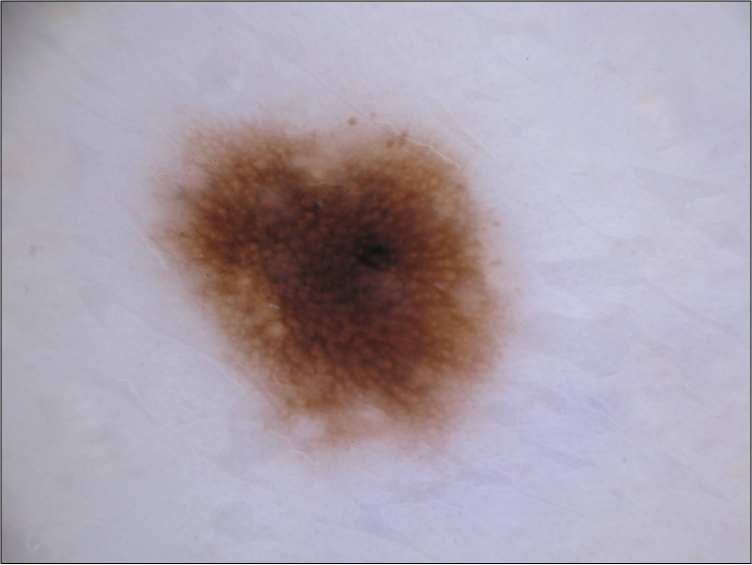
#> input picture IMA205/TP-Unsupervised/nevus.jpg, 1504 x 1129 px, found by its file name (shown at 1/2 size); the run also reads 2 pictures not shown here
$ jupyter execute --allow-errors 2022_TP_Unsupervised_2_NMF-kmeans.ipynb   (older library calls are emulated)
#> lines starting #> are read from the running program, lines starting #| are printed output that depends on the picture; after the words box and inside, x2 and y2 are one past the last pixel; in counts of white or black regions, pixels touching at a corner belong together
## Practical Session - Unsupervised Learning

This Practical session is about unsupervised learning. We will use the dimensionality reduction and clustering techniques presented this morning to analyze both toy examples and real images.

Please answer the questions and complete the code where you see (`XXXXXXXXXX`).

First let's load the functions we will use

[cell 1]
import numpy as np
import numpy.matlib
import math
import matplotlib.pyplot as plt
plt.close('all')

from sklearn.model_selection import train_test_split
from sklearn.neighbors import KNeighborsClassifier
from sklearn.decomposition import NMF
from sklearn.cluster import KMeans
from sklearn.decomposition import PCA
from sklearn.decomposition import FastICA

from scipy import linalg as LA
from scipy.stats import ortho_group
from scipy.stats import gennorm

from skimage.io import imread
from skimage.transform import resize
from skimage.transform import rescale
from skimage import img_as_bool

from mpl_toolkits.axes_grid1 import AxesGrid
from scipy.spatial.distance import dice
from skimage.measure import find_contours

from scipy.io import loadmat

# I - Dimensionnality reduction: NMF

## I - 1) Dataset

You will first work on the same face images as during the practical work 1.

Load the original images present in the files *'YaleB\_32x32.mat'*. This is a small part of the freely available Extended Yale Face Database B downloaded from http://www.cad.zju.edu.cn/home/dengcai/Data/FaceData.html. It contains 2414 cropped images resized to 32x32 pixels. Every image is represented as a vector 1x1024 and all images are stacked in a matrix called data. There are 38 subjects with around 64 near frontal images per individual under different illumination conditions. Once loaded and normalised the data, such that the pixels are between 0 and 1, you can plot images using the function *'imshow'*.

**Goal**

The goal of this part is to evaluate the performance of the dimensionality reduction techniques presented this morning for face recognition. We divide the data-set into two parts, training and test. For every dimensionality reduction technique, you will first extract a set of basis images from your training data-set. Then, you will project the test subjects in this new basis and use the nearest neighbor algorithm to evaluate the performance of the dimensionality reduction technique.

Let's load the data and define a function to plot the faces. If you do not remember how the dataset is constituted, please refer to the previous practical work.

[cell 2]
if 'google.colab' in str(get_ipython()):
  # from google_drive_downloader import GoogleDriveDownloader as gdd
  # gdd.download_file_from_google_drive(file_id='1rgICXtcIAgDqSoHnNXNZMD_iNABF3RZA',
  # dest_path='./YaleB_32x32.mat')
  from google.colab import drive
  drive.mount('/content/drive')
else:
  print('You are not using Colab. Please define working_dir with the absolute path to the folder where you downloaded the data')

# Please modify working_dir only if you are using your Anaconda (and not Google Colab)
Working_directory="./drive/MyDrive/2022-2A/IMA205/"


#> (the rest of this cell did not finish here and is left out)

## I - 2) NNMF

Here you will test Non-negative Matrix factorization. The basis images of the training are in the matrix $W_{train}$ and the scores (or coefficients) to test the performance in $H_{train}$. The test scores are computed as $H_{test}=W_{train}^{-1}X_{test}$.

**Question**

1. Use the scikit-learn implementation to test the performance.
2. Plot the basis images and compare them with respect to the basis images obtained using PCA and ICA in the last practical work. What can you say ?
3. What about the performances of NNMF, i.e. computational time and classification accuracy ? Is it better or worse than the other methods ? Why ?
4. Do you think that it is a good idea to use a PCA before the NMF algorithm? Why?

**Answers:**

1. The test performance was of $87\%$, compared to $71\%$ for PCA and $92\%$ for ICA.
2. It can be observed that the basis images correspond to different parts of the face, which makes sense considering that since $H \geq 0$, each observation is a purely additive combination of the non-negative basis images. This makes the basis images much easier to interpret then those of PCA and ICA.
3. NNMF was quicker then ICA and slower then PCA but yielded very accurate results, close to those of ICA, making it a good choice. I would say NNMF has an advantage over the other methods because it makes no prior assumptions about the data, in contrast to PCA and ICA, furthermore, it accounts for Gaussian noise, making it a more robust method.
4. I don't think it would be useful to use PCA before the NNMF algorithm, because both algorithms have more of less the same objective, of decomposing the data base into a matrix multiplication and thus finding a basis for the images of reduced dimensionality. And the computational cost of NNMF isn't high enough to require a prior dimensionality reduction.

[cell 3]
# NNMF (scikit-learn implementation)
Ncomponents=100
model = NMF(init='random', solver='mu', n_components=Ncomponents, tol=1e-3,max_iter=300, random_state=0)
#> (the rest of this cell did not finish here and is left out)

Implement your own implementation in `NNMFLecture` following the lecture slides. Complete the missing lines (`XXXXXXXXXX`)

[cell 4]
# [75 lines left out: function NNMFLecture, not called in this run]

[cell 5]
# NNMF (your own implementation)
Ncomponents=100
#> (the rest of this cell did not finish here and is left out)

**Questions:**

1. What do you observe?
2. What is the limitation of doing an inversion for Htest_nnmf? How would you avoid that?

**Answers:**

1. The results of the implementation of NNMK are similar to those of the sklearn method, the basis images correspond to different parts of a face and the classification accuracy was high.

2. A limitation of doing an inversion to compute Htest_nnmf is the fact that matrix inversion can be a costly operation, specially if the matrix coefficients are small. To avoid that, one could impose a orthogonality constraint on $W$ and so the inverse of $W$ would be simply $W^T$.

## I-3) ICA and NNMF in the presence of noise

We will now compare ICA and NNMF results in the presence of noise within the dataset. Please note that during the class on ICA, the dataset $X$ was assumed to be noiseless: we were looking for a decomposition such that $X = AS$, and not $X = AS + N$, where $N$ would be a noise term.

**Questions:**

1. How do you think that ICA might behave in the presence of noise? You might in particular consider the case of a Gaussian noise N.
2. On the other hand, do you think that NNMF behaves better? If so, for what kind of noises?

**Answers:**

1. I think that ICA is negatively affected by noise because its formulation does not account for noise, in particular, Gaussian noise may be especially harmful since the goal of ICA is to find a linear representation of non-Gaussian data.

2. I think that NNMF behaves better in the presence of noise because the optimization problem that it solves accounts for noise, in particular, the norm being minimized can be chosen to account for different types of noise, for example, the L2-norm assumes additive Gaussian noise.

In the following, we will try to compare the behavior of ICA and NNMF in the presence of noise. Do the following:
- add some Gaussian noise to both the training and the testing dataset.
- apply both NNMF and ICA (the second architecture you implemented in the previous practical work) on the noisy dataset. **For both, you can use 250 features.**
- use the NN algorithm to classify the images from the features extracted from ICA and NNMF.

Redo the same for different noise levels. Plot a curve of the classification accuracy when either ICA or NNMF are used as pre-processing steps. Comment your results.

**Answers:**

As expected, noise hurt the performance of ICA more then that of NNMF, however I would have expected the difference to be more expressive. ICA might not have been much impacted due to the fact that, in the second architecture, the data is preprocessed using PCA.

[cell 6]
sigmaTab = np.array([0,0.05,0.1,0.15,0.2,0.25,0.3,0.4,0.5])

scoreNMF = np.zeros(len(sigmaTab))
scoreICA = np.zeros(len(sigmaTab))
scoreICA1 = np.zeros(len(sigmaTab))

#> (the rest of this cell did not finish here and is left out)

[cell 7]
plt.figure(),plt.plot(sigmaTab,scoreNMF)
plt.plot(sigmaTab,scoreICA)
plt.legend(['NMF','ICA'])
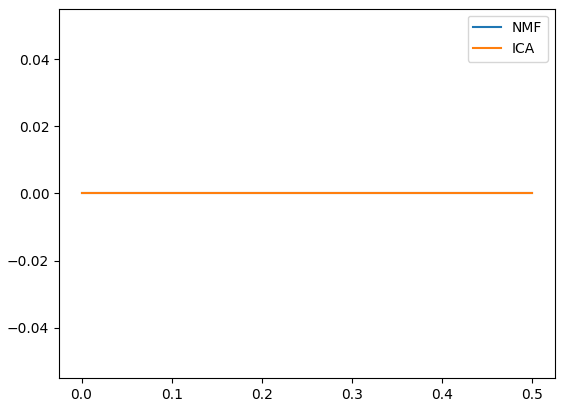
#> figure drawn by matplotlib, 1 panel

[cell 8]
# [24 lines of commented-out code are left out]

[cell 9]
# [7 lines of commented-out code are left out]

[cell 10]
# input.shape

[cell 11]
# input_mean.shape

[cell 12]
# inputc = input - input_mean

[cell 13]
# uncor = lambda M: np.sum( np.abs( np.identity( M.shape[0] ) - 1/(M.shape[1]-1)*(M-M.mean(axis=0, keepdims=True))@(M-M.mean(axis=0, keepdims=True)).T ) )

[cell 14]
# uncor(S.T)

[cell 15]
# eq = lambda M, N: np.sum( np.abs( M - N ) )

[cell 16]
# eq( S, inputc@K.T@W.T )

[cell 17]
# eq( S.T, WK@inputc.T )

[cell 18]
# eq( invWK@(S.T), inputc.T )

[cell 19]
# plotFaces((L2@(invWK)).T,r,c,ncol=2,indeces=np.arange(0,10,1),title='ICA - first architecture - basis images')

[cell 20]
# Score
# NN2 = KNeighborsClassifier(n_neighbors=1)
# NN2.fit( (WK@(Ytrain992 - Ytrain992.mean(axis=0, keepdims=True)).T).T, Id_Train.ravel() )
# print('Percentage of correct answer using ICA arch.2 is ', NN2.score( (WK@(Ytest992 - Ytest992.mean(axis=0, keepdims=True)).T).T,Id_Test.ravel() ))

# II - Clustering: K-means

We will now work on the K-means algorithm. First, the K-means algorithm will be used to cluster the toy examples datasets of the first practical work. Then, it will be used to segment real images.

## II - 1) Toy examples

Let us first define the toy examples.

[cell 21]
def generate_scenario(scenario=3, n_samples0 = 100, n_samples1 = 30):

    y = np.concatenate((np.zeros([n_samples0,1]) , np.ones([n_samples1,1])) , axis=0)

    if scenario == 1:
        # Separate Gaussian
        mean0 = [2, 3]
        mean1 = [12, 14]
        cov0 = [[1, 1.5], [1.5 ,3]]
        cov1 = 2 ** 2 * np.eye(2)
        X0 = np.random.multivariate_normal(mean0, cov0, n_samples0, check_valid='raise')
        X1 = np.random.multivariate_normal(mean1, cov1, n_samples1, check_valid='raise')

    elif scenario == 2:
        # Overlapping Gaussian
        mean0 = [2, 3]
        mean1 = [5, 7]
        cov0 = [[1, 1.5], [1.5 ,3]]
        cov1 = [[2, 3], [3 ,6]]
        X0 = np.random.multivariate_normal(mean0, cov0, n_samples0, check_valid='raise')
        X1 = np.random.multivariate_normal(mean1, cov1, n_samples1, check_valid='raise')


    elif scenario == 3:
        # Overlapping Gaussian
        mean0 = [0, 0]
        mean1 = [0, 0]
        cov0 = [[50, 15], [15, 6]]#cov0 = [[50, 4], [4, 2]]
        cov1 = [[2, 0], [0 ,50]]#cov1 = [[2, 0], [0 ,50]]
        X0 = np.random.multivariate_normal(mean0, cov0, n_samples0, check_valid='raise')
        X1 = np.random.multivariate_normal(mean1, cov1, n_samples1, check_valid='raise')


    elif scenario == 4:
        # Circles
        # 1 circle
        angle0=np.linspace(0, 2 * np.pi, n_samples0);
        X0=np.vstack((8*np.cos(angle0) , 8*np.sin(angle0))).T

        # 2 circle
        angle1=np.linspace(0, 2 * np.pi, n_samples1);
        X1=np.vstack((2*np.cos(angle1) , 2*np.sin(angle1))).T

    return X0,X1,y

# [36 lines left out: function plotResults, not called in this run]


def frontiere(model, X, y, step=50):

    labels = np.unique(y)

    min_tot = np.min(X)
    max_tot = np.max(X)
    delta = (max_tot - min_tot) / step
    xx, yy = np.meshgrid(np.arange(min_tot, max_tot, delta),
                         np.arange(min_tot, max_tot, delta))
    z = np.array( model.predict(np.c_[xx.ravel(), yy.ravel() ]) )
    z = z.reshape(xx.shape)

    plt.imshow(z, origin='lower', extent=[min_tot, max_tot, min_tot, max_tot],
               interpolation="mitchell", cmap='RdBu')

    cbar = plt.colorbar(ticks=labels)
    cbar.ax.set_yticklabels(labels)

    plt.scatter(X[np.where(yKmeans == 0)[0],0],X[np.where(yKmeans == 0)[0],1],c='r', label='Predicted class 0')
    plt.scatter(X[np.where(yKmeans == 1)[0],0],X[np.where(yKmeans == 1)[0],1],c='b', label='Predicted class 1')

    plt.ylim([min_tot, max_tot])
    plt.xlim([min_tot, max_tot])

Now, create the data we will use.

[cell 22]
## Choose the scenarioIndex (value between 1 and 4)
scenarioIndex = 1
##

X0,X1,y = generate_scenario(scenario=scenarioIndex, n_samples0 = 350, n_samples1 = 350)
X=np.concatenate((X0,X1),axis=0)

plt.figure(figsize=(6, 6))
plt.scatter(X0[:,0],X0[:,1],c='r', label='Class 0')
plt.scatter(X1[:,0],X1[:,1],c='b', label='Class 1')
plt.title('Original data')
plt.legend()
plt.show()
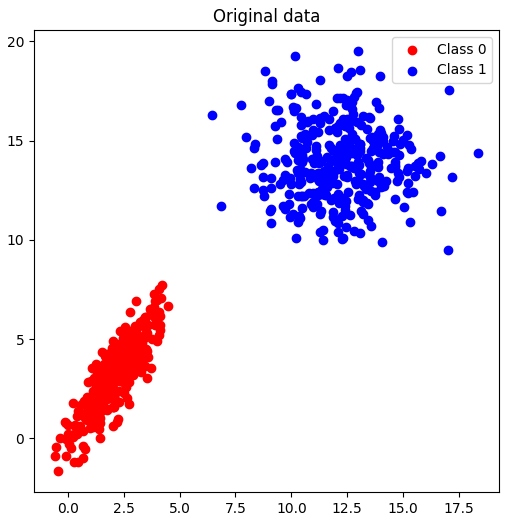
#> figure drawn by matplotlib, 1 panel

Use the K-means to find the different clusters in the dataset. K-means will be used on X and we will check whether it can well separate the two classes.

**Question:**
1. Does it work well in all scenarios ? Why ? Is it always easy to define the correct number of clusters ?

**Answers:**

In its standard form, without using the Kernel trick and using euclidean distance, K-means works well on scenarios that respect its assumptions, i.e, the clusters should be isotropic and of similar variance.

For instance, K-means works well in the first scenario, where, even though the two classes have distinct variances, they are separated enough to be correctly divided into two clusters. It also works well in the second scenario, but it missclassifies the points that are in the intersection of the two classes. The third scenario cannot be correctly classified with only two clusters, using four cluster each arm is assigned to one them, however the data would be classified into fours labels instead of two. It also does not work well on the fourth scenario, where it would be necessary to use the Kernel trick.

If we don't have enough prior knowledge about the data it may be hard to define the correct number of clusters.

[cell 23]
## K-means
Ncluster= 2 # choose a number of clusters
kmeans=KMeans(n_clusters=Ncluster)
yKmeans=kmeans.fit_predict(X)

plt.figure(figsize=(17, 6))
plt.subplot(131)
plt.scatter(X[np.where(y == 0)[0],0],X[np.where(y == 0)[0],1],c='r', label='Class 0')
plt.scatter(X[np.where(y == 1)[0],0],X[np.where(y == 1)[0],1],c='b', label='Class 1')
plt.title('Original data')
plt.legend()

plt.subplot(132)
plt.scatter(X[np.where(yKmeans == 0)[0],0],X[np.where(yKmeans == 0)[0],1],c='r', label='Predicted class 0')
plt.scatter(X[np.where(yKmeans == 1)[0],0],X[np.where(yKmeans == 1)[0],1],c='b', label='Predicted class 1')
plt.title('K-Means')
plt.legend()

plt.subplot(133)
frontiere(kmeans, X, y, step=50)

plt.show()
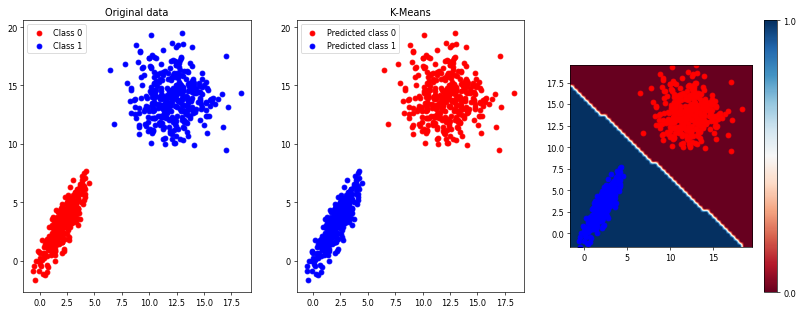
#> figure drawn by matplotlib, 4 panels

Now, implement your own K-means using the Lloyd's algorithm.

[cell 24]
def KMeansLecture(X, k=2, tol=1e-4):
    """
    k-Means Clustering of the data set with k centroids

    Parameters
    -----------
    `k`: k-Means parameter (Number of centroids)
    `x`: Input data [N x d]

    Returns
    -------
    `labels`: Assigned clusters for each data point
    `centroids`: Coordinates of the centroids
    """
#> called with X = array of shape (700, 2), k = 2, tol = 0.0001

    # randomly initialize centroids
    N = X.shape[0]
    idx_centroids = np.random.choice(N, k, replace=False)
    C = X[ idx_centroids ]

    converged = False
    it = 1
    Gprev = G = 0 # within-cluster variation will be used to determine convergence
    while not converged:
        # identify clusters
        labels = []
        G = 0
        for x in X:
            d = np.linalg.norm( x-C, axis=1 ) # distance to centroids
            c = np.argmin( d ) # determine closest centroid
            G += d[c]**2
            labels.append( c )

        # update centroids
        labels = np.array(labels)
        for i in range(k):
            Ci = X[ labels == i ] # data points associated to label i
            C[i] = np.mean(Ci, axis=0) # new centroid

        if np.abs( G-Gprev ) < tol:
            converged = True

        Gprev = G

        it += 1

    labels = []
    for x in X:
        d = np.linalg.norm( x-C, axis=1 )
        c = np.argmin( d )
        labels.append( c )

    return np.array(labels), C
    # return yKmeans,muTab

Now, test your K-means algorithm.

[cell 25]
## K-means
Ncluster= 2 # choose a number of clusters
yKmeans,muTab = KMeansLecture(X,k=Ncluster,tol=1e-4)

plt.figure(figsize=(17, 6))
plt.subplot(131)
plt.scatter(X[np.where(y == 0)[0],0],X[np.where(y == 0)[0],1],c='r', label='Class 0')
plt.scatter(X[np.where(y == 1)[0],0],X[np.where(y == 1)[0],1],c='b', label='Class 1')
plt.title('Original data')
plt.legend()

plt.subplot(132)
plt.scatter(X[np.where(yKmeans == 0)[0],0],X[np.where(yKmeans == 0)[0],1],c='r', label='Predicted class 0')
plt.scatter(X[np.where(yKmeans == 1)[0],0],X[np.where(yKmeans == 1)[0],1],c='b', label='Predicted class 1')
plt.title('K-Means')
plt.legend()
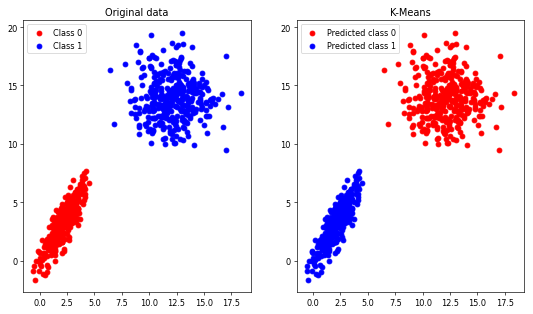
#> figure drawn by matplotlib, 2 panels

## II-2) K-means for skin lesion segmentation

In this section, you will use the K-means to segment skin lesion images. You will use two images from the ISIC dataset (www.isic-archive.com), one nevus and one melanoma with their respetive manual segmentation.

**Goal**

The goal of this section is to delineate the contours (i.e. segment) of the skin lesions using k-means.

Let's first load the data. The images are rescaled so that the computations are faster.

[cell 26]
if 'google.colab' in str(get_ipython()):
  from google_drive_downloader import GoogleDriveDownloader as gdd
  gdd.download_file_from_google_drive(file_id='1_TeYzLLDoKbPX4xXAOAM_mQiT2nLHgvp',
  dest_path='./data/nevus.jpg')
  gdd.download_file_from_google_drive(file_id='1iQZdUiuK_FwZ7mik7LB3eN_H_IUc5l7b',
  dest_path='./data/nevus-seg.jpg')
  gdd.download_file_from_google_drive(file_id='1yZ46UzGhwO7g5T8397JpewBl6UqgRo5J',
  dest_path='./data/melanoma.jpg')
  gdd.download_file_from_google_drive(file_id='1B2Ol92mBcHN6ah3bpoucBbBbHkPMGC8D',
  dest_path='./data/melanoma-seg.png')
else:
  print('You are not using Colab. Please define working_dir with the absolute path to the folder where you downloaded the data')

# Please modify working_dir only if you are using your Anaconda (and not Google Colab)
Working_directory="./data/"


# Nevus
nevus = imread(Working_directory + 'nevus.jpg')
#> nevus is the input picture: shape (1129, 1504, 3); mean R, G, B 170.3, 160.3, 173.1
nevus=nevus[2:-2,2:-2,:] # remove border (it contains artifacts)
#> nevus: shape (1125, 1500, 3)
nevusMask = imread(Working_directory + 'nevus-seg.jpg')
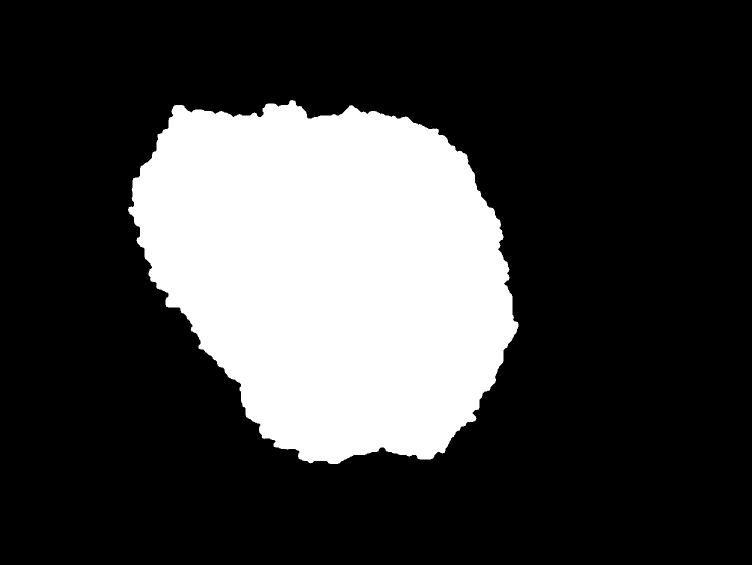
#> input picture IMA205/TP-Unsupervised/nevus-seg.jpg, 1504 x 1129 px, found by its file name (shown at 1/2 size)
#> nevusMask is the input picture: shape (1129, 1504); min 0, max 255, mean 62.4
nevusMask=nevusMask[2:-2,2:-2] # remove border (it contains artifacts)
#> nevusMask: shape (1125, 1500)
# We rescale to speed up computations
nevus = rescale(nevus, 0.25,multichannel=True, anti_aliasing=True)
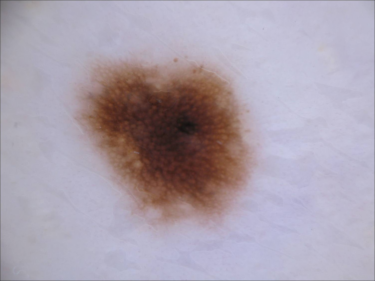
#> nevus: shape (281, 375, 3) float64; mean R, G, B 0.67, 0.63, 0.681
# We need all these options to preserve the binary values
nevusMask = rescale(nevusMask, 0.25, anti_aliasing=False, order=0,  preserve_range=True)
#> nevusMask: shape (281, 375)
nevusMask_boolean = (nevusMask/255).astype(np.uint8) # To get uint8
#> nevusMask_boolean: shape (281, 375); values 0 (black) and 1 (white), 24.6% white; 1 white region, box (x1, y1, x2, y2) and area: (63, 49, 259, 231) 25914
#> (the rest of the program and of its run is left out)
